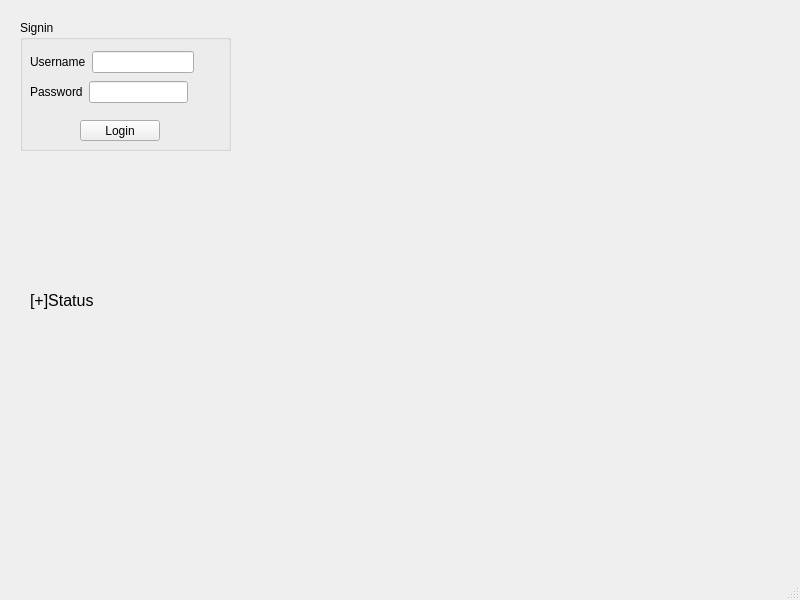
<?xml version="1.0" encoding="UTF-8"?>
<ui version="4.0">
 <class>Login</class>
 <widget class="QMainWindow" name="Login">
  <property name="geometry">
   <rect>
    <x>0</x>
    <y>0</y>
    <width>800</width>
    <height>600</height>
   </rect>
  </property>
  <property name="windowTitle">
   <string>Login</string>
  </property>
  <widget class="QWidget" name="centralwidget">
   <widget class="QLabel" name="label">
    <property name="geometry">
     <rect>
      <x>30</x>
      <y>280</y>
      <width>141</width>
      <height>41</height>
     </rect>
    </property>
    <property name="font">
     <font>
      <pointsize>12</pointsize>
     </font>
    </property>
    <property name="text">
     <string>[+]Status</string>
    </property>
   </widget>
   <widget class="QGroupBox" name="groupBox">
    <property name="geometry">
     <rect>
      <x>20</x>
      <y>20</y>
      <width>211</width>
      <height>131</height>
     </rect>
    </property>
    <property name="title">
     <string>Signin</string>
    </property>
    <widget class="QPushButton" name="pushButton">
     <property name="geometry">
      <rect>
       <x>60</x>
       <y>100</y>
       <width>80</width>
       <height>21</height>
      </rect>
     </property>
     <property name="text">
      <string>Login</string>
     </property>
    </widget>
    <widget class="QWidget" name="layoutWidget">
     <property name="geometry">
      <rect>
       <x>10</x>
       <y>30</y>
       <width>164</width>
       <height>24</height>
      </rect>
     </property>
     <layout class="QHBoxLayout" name="horizontalLayout">
      <item>
       <widget class="QLabel" name="label_2">
        <property name="text">
         <string>Username</string>
        </property>
       </widget>
      </item>
      <item>
       <widget class="QLineEdit" name="lineEdit_username"/>
      </item>
     </layout>
    </widget>
    <widget class="QWidget" name="layoutWidget">
     <property name="geometry">
      <rect>
       <x>10</x>
       <y>60</y>
       <width>158</width>
       <height>24</height>
      </rect>
     </property>
     <layout class="QHBoxLayout" name="horizontalLayout_2">
      <item>
       <widget class="QLabel" name="label_3">
        <property name="text">
         <string>Password</string>
        </property>
       </widget>
      </item>
      <item>
       <widget class="QLineEdit" name="lineEdit_Password"/>
      </item>
     </layout>
    </widget>
   </widget>
  </widget>
  <widget class="QMenuBar" name="menubar">
   <property name="geometry">
    <rect>
     <x>0</x>
     <y>0</y>
     <width>800</width>
     <height>20</height>
    </rect>
   </property>
  </widget>
  <widget class="QStatusBar" name="statusbar"/>
 </widget>
 <resources/>
 <connections/>
</ui>
